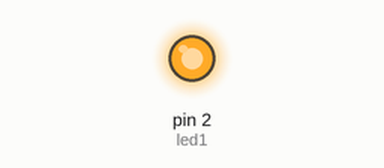
A sketch run on a simulated Arduino Uno, built with avr-gcc and run on an emulated ATmega328P. Shown: output pins drawn as LEDs (lit = HIGH).

Above: at 0.1 s.
Timing chart, 0 to 1.6 s (numbered marks = the images above):
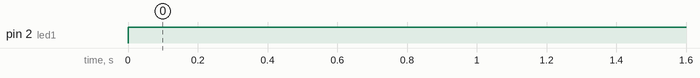

Measured:
- by itself, pin 2 (led1): LOW → HIGH at 0.00 s

The sketch:

ENCENDER_UN_LED.ino
```cpp
int led1=2;
void setup() {
  // put your setup code here, to run once:
pinMode(led1, OUTPUT);
}

void loop() {
  // put your main code here, to run repeatedly:
digitalWrite(led1, HIGH);
}
```
